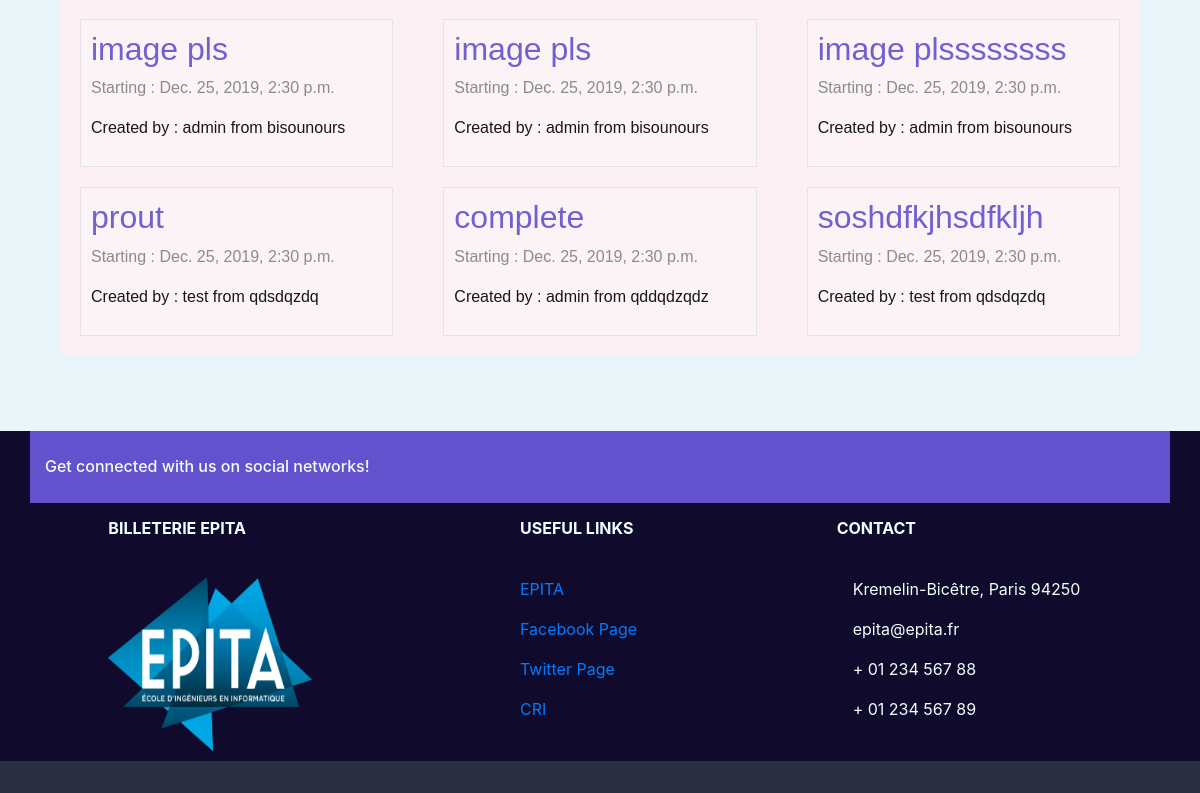
The app's page / (lower part), older data.
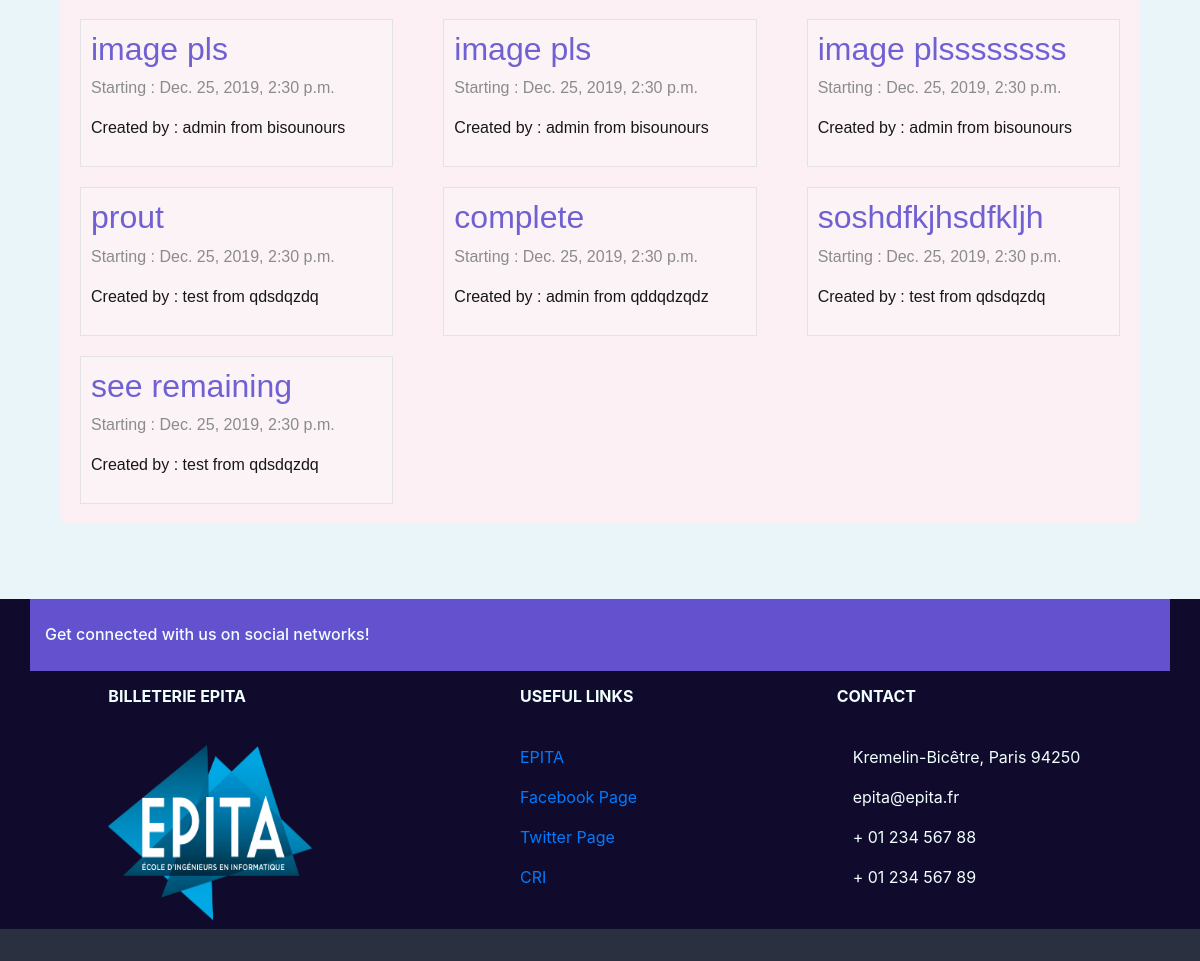
The same page, newer data.
### event/models.py (models this page shows, shortened)
class Event(models.Model):
    PENDING = 'P'
    APPROVED = 'A'
    VALIDATED = 'V'
    REFUSED = 'R'
    CANCELED = 'C'
    EVENT_STATE_CHOICES = (
        (PENDING, _("Pending")),
        (APPROVED, _("Approved")),
        (REFUSED, _("Refused")),
        (CANCELED, _("Canceled")),
        (VALIDATED, _("Validated by the president")),
    )
    title = models.CharField(_("Title of the event"), max_length=64)
    event_state = models.CharField(_("State of the event"), max_length=1,
                                   choices=EVENT_STATE_CHOICES,
                                   default=PENDING)
    manager_id = models.ForeignKey(Manager, on_delete=models.SET_NULL,
                                   null=True, blank=True)
    start = models.DateTimeField(_("Start date and time"))
    end = models.DateTimeField(_("End date and time"))
    ticket_deadline = models.DateTimeField(_("Deadline to buy tickets"),
                                           null=True, blank=True)
    assos_id = models.ForeignKey(Association, on_delete=models.CASCADE,
                                 related_name='events')
    address_id = AddressField(on_delete=models.PROTECT)
    premium_flag = models.BooleanField(_("Premium"), default=False)
    image = models.ImageField(_("Event's cover image"),
                              default='event_pics/default.jpg',
                              upload_to='event_pics/uploads/')
    see_remaining = models.BooleanField(_("See remaining tickets"),
                                        default=False)
    class Meta:
        verbose_name = (_("Event"))
        verbose_name_plural = (_("Events"))
        permissions = (
            ('access_dashboard', 'User can access this event\'s dashboard'),
            ('change_state', 'User can the event\'s state'),
        )

class Manager(models.Model):
    user = models.ForeignKey(User, on_delete=models.CASCADE,
                             related_name="managerships")
    assos_id = models.ForeignKey(Association, on_delete=models.CASCADE,
                                 related_name='managers')
    member = CompositeOneToOneField(Member, on_delete=models.CASCADE,
                                    to_fields={"assos_id", "user"})
    class Meta:
        verbose_name = _("Member of the Bureau")
        verbose_name_plural = _("Members of the Bureau")
    def __str__(self):
        return '%s from %s' % (self.user.username, self.assos_id.name)

class Association(models.Model):
    name = models.CharField(_("Name"), max_length=64, unique=True,
                            validators=[UnicodeValidator()])
    url = models.URLField(_("Association's website"), null=True, blank=True)
    class Meta:
        verbose_name = _("Association")
        verbose_name_plural = _("Associations")
        permissions = (
            ('create_event', 'User can create an event'),
            ('manage_member', 'User can add and remove a member'),
            ('choose_staff', 'User can choose staff'),
            ('manage_manager', 'User can add and remove managers'),
            ('modify_event', 'User can modify an event'),
            ('cancel_event', 'User can cancel an event'),
        )
    def __str__(self):
        return '%s' % (self.name)

### event/views.py (the view)
# urls.py: path('', views.IndexView.as_view(), name='index'),
class IndexView(generic.ListView):
    template_name = 'index.html'
    context_object_name = 'events'
    def get_queryset(self):
        return Event.objects.filter(premium_flag=True).exclude(start__lte=timezone.now()).order_by('start')

### shop/cart.py (called while the page is built)
def _cart_id(request):
    if 'cart_id' not in request.session:
        request.session['cart_id'] = _generate_cart_id()
    return request.session['cart_id']

def _generate_cart_id():
    import string, random
    return ''.join([random.choice(string.ascii_letters + string.digits) for _ in range(50)])

def get_all_cart_items(request):
    return CartItem.objects.filter(cart_id = _cart_id(request))

def item_count(request):
    return get_all_cart_items(request).count()

### shop/context_processor.py (called while the page is built)
def cart_item_count(request):
    item_count = cart.item_count(request)
    return {'cart_item_count' : item_count }

### templates/index.html (shortened to what this page needs)
{% extends "base.html" %}
{% load guardian_tags %}
{% load static %}
{%block content %}
    <div class="main_body">
        <div class="container-fluid actu-wraper">
            <div class="container actu">
                {% if events %}
                <div class="row">
                    {% for event in events %}
                    <article class="col-xs-12 col-sm-12 col-md-4 col-lg-4">
                            <a class="event-link" href="{% url 'event:event_detail' event.id %}">
                                <div class="event-block">
                                <h1 style="font-size:2rem; color:#6351ce;">{{ event.title }}</h1>
                                <p>Starting : {{ event.start }}</p>
                                {% if event.manager_id %}
                                <p style="color:black;">Created by : {{event.manager_id}}</p>
                                {% else %}
                                <p style="color:black;">No manager</p>
                                {% endif %}
                            </div>
                        </a>
                    </article>
                    {% endfor %}
                </div>
                {% else %}
                    <p style="font-size:2rem; padding-left:50px;">No events yet</p>
                {% endif %}
            </div>
        </div>
    </div>
{% endblock content %}

Row changes from the older to the newer data that the page shows:
added Event: title "see remaining", start "Dec. 25, 2019, 2:30 p.m.", manager_id "test from qdsdqzdq"
